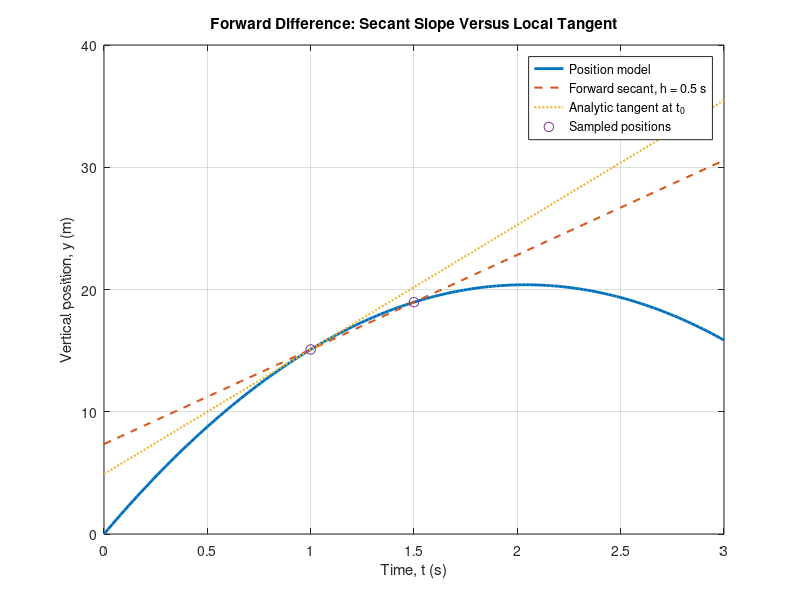

Reproduce this figure in MATLAB. (Note: this script raises an error after producing the figure.)
%[text] # Week 6 Lecture Demonstration: Numerical Differentiation of Vertical Motion
%[text] **LECTURE DEMONSTRATION**
%[text] PHY4605 Physics-First Reproducible MATLAB Notebook
%%
%[text] ## Physical Question and Learning Outcomes
%[text] A projectile moves vertically according to a familiar constant-gravity position model. How can two nearby position values estimate the instantaneous vertical velocity at $t=1.0$ s, and how do we decide whether that numerical derivative is credible?
%[text] **Learning outcomes.** By the end of this demonstration, you can interpret a derivative as a physical rate with units, trace a forward-difference calculation for several supplied step sizes, and validate the numerical derivative against an analytic reference using simple error.
%%
%[text] ## Model, Assumptions, Variables, and Units
%[text] Use $y(t)=y_0+v_0t-\frac{1}{2}gt^2$ with constant gravitational acceleration and negligible air resistance. Position `y_m` is measured in metres and time `t_s` in seconds, so $dy/dt$ has unit m/s.
y0_m = 0;             % initial vertical position (m)
v0_mps = 20;          % initial vertical velocity (m/s)
g_mps2 = 9.81;        % gravitational acceleration (m/s^2)
t0_s = 1.0;           % target time for the derivative (s)
h_s = [0.5 0.2 0.1 0.05]; % supplied forward-difference step sizes (s)
%%
%[text] ## Prediction Before Computing
%[text] At $t=1.0$ s the projectile should still be moving upward, but gravity has reduced its speed from the initial 20 m/s. The derivative should therefore be positive and smaller than 20 m/s. A numerical result with the wrong sign or units would be physically suspicious.
%%
%[text] ## Analytic Reference for Validation
%[text] Differentiating the familiar position equation gives $v(t)=v_0-gt$. This analytic result is not the numerical method; it is the independent reference that lets us check the approximation.
v_exact_mps = v0_mps - g_mps2*t0_s
%%
%[text] ## See the Forward Difference as a Secant Slope
%[text] For one demonstration step, use `h = 0.5 s`. The forward difference uses the position at `t0` and the position one step later. The secant slope between those two points approximates the tangent slope at `t0`.
h_demo_s = 0.5;
t_curve_s = 0:0.02:3;
y_curve_m = y0_m + v0_mps*t_curve_s - 0.5*g_mps2*t_curve_s.^2;
y_t0_m = y0_m + v0_mps*t0_s - 0.5*g_mps2*t0_s^2;
y_t0_plus_h_m = y0_m + v0_mps*(t0_s+h_demo_s) - 0.5*g_mps2*(t0_s+h_demo_s)^2;
v_demo_mps = (y_t0_plus_h_m-y_t0_m)/h_demo_s;
y_secant_m = y_t0_m + v_demo_mps*(t_curve_s-t0_s);
y_tangent_m = y_t0_m + v_exact_mps*(t_curve_s-t0_s);
plot(t_curve_s,y_curve_m,'LineWidth',2)
hold on
plot(t_curve_s,y_secant_m,'--','LineWidth',1.5)
plot(t_curve_s,y_tangent_m,':','LineWidth',1.5)
plot([t0_s t0_s+h_demo_s],[y_t0_m y_t0_plus_h_m],'o','MarkerSize',7)
hold off
grid on
xlabel('Time, t (s)')
ylabel('Vertical position, y (m)')
title('Forward Difference: Secant Slope Versus Local Tangent')
legend('Position model','Forward secant, h = 0.5 s','Analytic tangent at t_0','Sampled positions','Location','best')
%%
%[text] ## Forward-Difference Algorithm Before MATLAB
%[text] In words: choose the target time and a positive step `h`; evaluate the model at `t0`; evaluate it again at `t0+h`; subtract the two positions; divide by the time step; then compare the estimated velocity with the analytic reference. Repeat only for the supplied step sizes.
%%
%[text] ## Work One Forward Difference
%[text] With `h = 0.5 s`, the numerator is a change in metres and the denominator is a change in seconds, so the result has unit m/s. This is an average slope over a finite interval used as an estimate of the instantaneous rate at its left endpoint.
y_now_m = y0_m + v0_mps*t0_s - 0.5*g_mps2*t0_s^2
y_next_demo_m = y0_m + v0_mps*(t0_s+h_demo_s) - 0.5*g_mps2*(t0_s+h_demo_s)^2
v_forward_demo_mps = (y_next_demo_m-y_now_m)/h_demo_s
%%
%[text] ## Compare a Small Set of Step Sizes
%[text] Now apply the same calculation to the supplied step-size array. The code changes only `h`; the physical model and target time stay fixed. A smaller `h` makes the secant more local to `t0`.
y_forward_m = y0_m + v0_mps*(t0_s+h_s) - 0.5*g_mps2*(t0_s+h_s).^2;
v_forward_mps = (y_forward_m-y_now_m)./h_s;
abs_error_mps = abs(v_forward_mps-v_exact_mps);
rel_error_percent = 100*abs_error_mps/abs(v_exact_mps);
step_comparison = table(h_s(:),v_forward_mps(:),abs_error_mps(:),rel_error_percent(:), ...
    'VariableNames',{'Step_s','ForwardVelocity_mps','AbsoluteError_mps','RelativeError_percent'})
%%
%[text] ## Interpret the Step-Size Trend
%[text] For this smooth model and this range of step sizes, the forward-difference estimate approaches the analytic value as `h` decreases. The important reading move is not "smaller is always perfect"; it is that the estimate becomes more local and the measured error becomes smaller over this supplied range.
plot(h_s,v_forward_mps,'o-','LineWidth',2)
hold on
yline(v_exact_mps,'--','Analytic reference')
hold off
grid on
xlabel('Forward-difference step, h (s)')
ylabel('Velocity estimate at t_0 (m/s)')
title('Forward-Difference Estimate Versus Step Size')
%%
%[text] ## Core Validation: Compare With the Analytic Derivative
%[text] The required Week 6 validation is to compare the numerical derivative with the analytic derivative at the same point and state a simple error. The smallest supplied step gives an estimate close to 10.19 m/s and preserves the expected positive sign.
smallest_step_estimate_mps = v_forward_mps(end)
smallest_step_abs_error_mps = abs_error_mps(end)
smallest_step_rel_error_percent = rel_error_percent(end)
assert(smallest_step_abs_error_mps < 0.30, ...
    'Forward-difference validation failed for the smallest supplied step.')
%%
%[text] ## Diagnose a Runnable but Wrong Difference
%[text] A common defect is to divide the position change by `t0` instead of by the step `h`. The expression may run and even return units resembling m/s, but it is not the slope of the two sampled points because the denominator is not their time separation.
wrong_denominator_mps = (y_next_demo_m-y_now_m)/t0_s
correct_denominator_mps = (y_next_demo_m-y_now_m)/h_demo_s
%%
%[text] ## Working Exposure: Central Difference
%[text] A supplied central difference samples equally on both sides of `t0`: `[y(t0+h)-y(t0-h)]/(2h)`. For this quadratic position model it reproduces the analytic derivative to floating-point precision. That exact agreement is special to this model and should not be assumed for every function.
h_central_s = 0.5;
y_plus_m = y0_m + v0_mps*(t0_s+h_central_s) - 0.5*g_mps2*(t0_s+h_central_s)^2;
y_minus_m = y0_m + v0_mps*(t0_s-h_central_s) - 0.5*g_mps2*(t0_s-h_central_s)^2;
v_central_mps = (y_plus_m-y_minus_m)/(2*h_central_s)
central_abs_error_mps = abs(v_central_mps-v_exact_mps)
%%
%[text] ## Working Exposure: Error Versus Step Size
%[text] The supplied curve below extends the same forward-difference calculation across several smaller `h` values. Read it qualitatively: numerical differentiation balances a finite step against finite-precision arithmetic, so an extremely small step is not a universal guarantee of a better answer. Detailed truncation and round-off analysis is Stretch.
h_working_s = logspace(-1,-8,8);
y_working_forward_m = y0_m + v0_mps*(t0_s+h_working_s) - 0.5*g_mps2*(t0_s+h_working_s).^2;
v_working_mps = (y_working_forward_m-y_now_m)./h_working_s;
working_error_mps = abs(v_working_mps-v_exact_mps);
loglog(h_working_s,working_error_mps,'o-','LineWidth',2)
grid on
xlabel('Step size, h (s)')
ylabel('Absolute velocity error (m/s)')
title('Working Exposure: Forward-Difference Error Versus Step Size')
%%
%[text] ## Three Takeaways
%[text] First, a numerical derivative estimates a physical rate from nearby values and must carry the correct derivative unit. Second, the forward difference uses a finite secant, so changing `h` changes the approximation. Third, compare the estimate with an analytic or supplied reference and state simple error before trusting it.
%%
%[text] ## Reproducibility Record
%[text] Run sections from top to bottom in a fresh MATLAB session. This demonstration requires MATLAB R2025a or later and base MATLAB only. Locked values are `y0_m=0`, `v0_mps=20`, `g_mps2=9.81`, `t0_s=1.0`, and Core step sizes `h_s=[0.5 0.2 0.1 0.05]`. No hidden Workspace state is required.

%[appendix]{"version":"1.0"}
